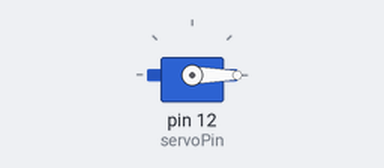
Bench run of a sketch on a simulated Arduino Uno, built with avr-gcc and run on an emulated ATmega328P. On the bench: servo.

Above: at 0.05 s.
At 4.0 s:
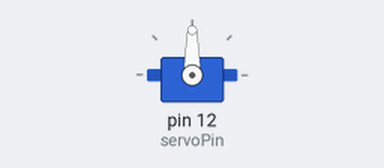
Timing chart, 0 to 5.2 s (numbered marks = the images above):
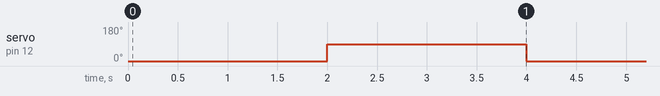

Measured:
- by itself, servo on pin 12 (servoPin): alternates 90° for 2.0 s and 0° for 2.0 s

The sketch:

SERVO_L293D.ino
```cpp
#include <Servo.h>
// Declare the Servo pin
int servoPin = 12;
// Create a servo object
Servo Servo1;
void setup() {
   // We need to attach the servo to the used pin number
   Servo1.attach(servoPin);
}
void loop(){
   Servo1.write(0);
   delay(2000);
   Servo1.write(90);
   delay(2000);

}
```
